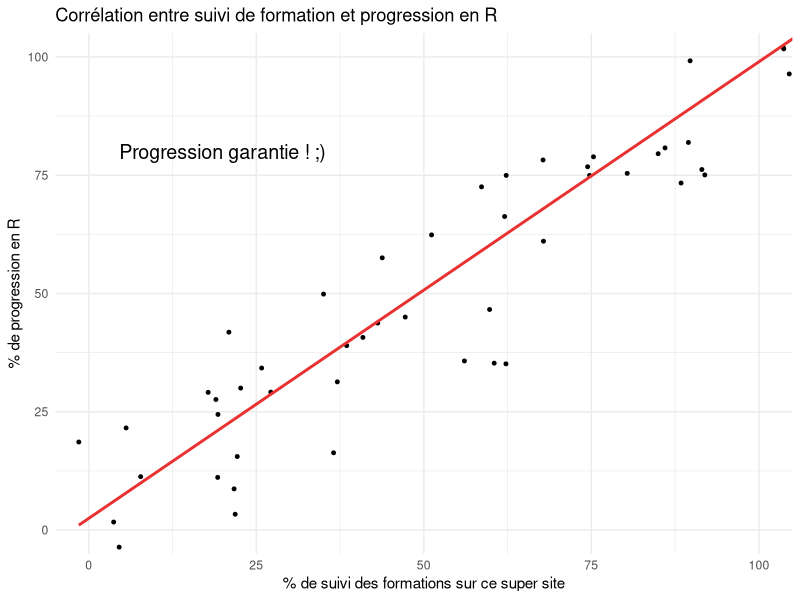

The R source for this figure:
## ---- chunk 1
# Installer et charger la bibliothèque ggplot2 (si vous ne l'avez pas déjà)
# install.packages("ggplot2")
library(ggplot2)

# Créer un jeu de données fictif
set.seed(123)
participants <- 1:100
progression_en_r <- participants * 2 + rnorm(50, mean = 0, sd = 10)
suivi_formation <- participants * 2 + rnorm(50, mean = 0, sd = 10)

data <- data.frame(Participants = participants,
                   Progression_en_R = progression_en_r,
                   Suivi_Formation = suivi_formation)

# Créer un graphique humoristique avec ggplot2 en limitant les axes à 100
ggplot(data, aes(x = Suivi_Formation, y = Progression_en_R)) +
  geom_point(size = 1, color = "#000000") +
  geom_smooth(method = "lm", color = "#EA3131", se = FALSE) +
  labs(title = "Corrélation entre suivi de formation et progression en R",
       x = "% de suivi des formations sur ce super site",
       y = "% de progression en R") +
  theme_minimal() +
  annotate("text", x = 20, y = 80, label = "Progression garantie ! ;)", color = "#000000", size = 5) +
  coord_cartesian(xlim = c(0, 100), ylim = c(0, 100))

